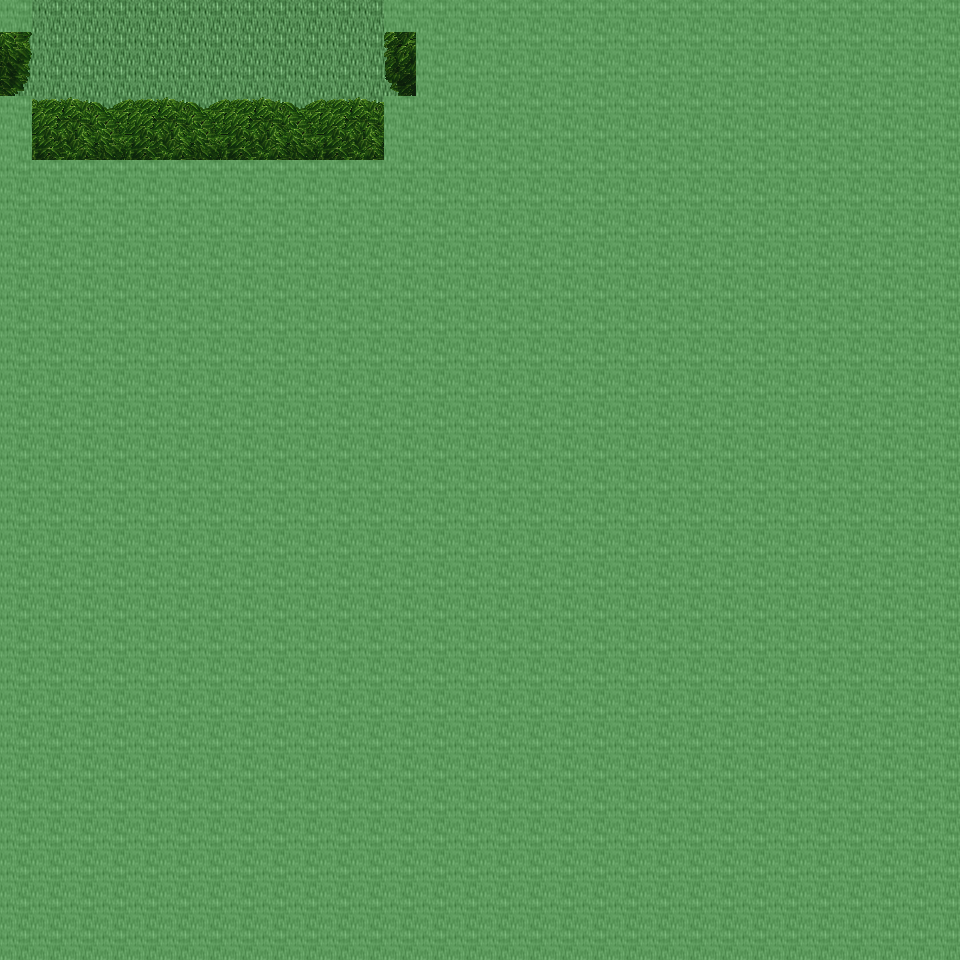

A level layout from a 2D game, rendered from its tile map. Below: a short description, then the map file with tile-grid data replaced by summaries:
An orthogonal 30x30 tile map with 32x32 px tiles, 6 tile layers (Ground, Object, Object2, Above, ...), 23 tilesets and 2 objects (2x mapchange).

<map version="1.0" orientation="orthogonal" renderorder="right-down" width="30" height="30" tilewidth="32" tileheight="32" nextobjectid="3">
  <tileset firstgid="1" name="tileset_ground_ground" tilewidth="32" tileheight="32" tilecount="33" columns="3">
    <image source="../drawable/tileset_ground_ground.png" width="96" height="352" />
  </tileset>
  <tileset firstgid="34" name="tileset_ground_grass_edges" tilewidth="32" tileheight="32" tilecount="36" columns="12">
    <image source="../drawable/tileset_ground_grass_edges.png" width="384" height="96" />
  </tileset>
  <tileset firstgid="70" name="tileset_ground_earth_edges" tilewidth="32" tileheight="32" tilecount="18" columns="6">
    <image source="../drawable/tileset_ground_earth_edges.png" width="192" height="96" />
  </tileset>
  <tileset firstgid="88" name="tileset_ground_grass_corners" tilewidth="32" tileheight="32" tilecount="24" columns="6">
    <image source="../drawable/tileset_ground_grass_corners.png" width="192" height="128" />
  </tileset>
  <tileset firstgid="112" name="tileset_plant_grasses" tilewidth="32" tileheight="32" tilecount="6" columns="3">
    <image source="../drawable/tileset_plant_grasses.png" width="96" height="64" />
  </tileset>
  <tileset firstgid="118" name="tileset_plant_flower_daisy_blue" tilewidth="32" tileheight="32" tilecount="8" columns="2">
    <image source="../drawable/tileset_plant_flower_daisy_blue.png" width="64" height="128" />
  </tileset>
  <tileset firstgid="126" name="tileset_plant_flower_daisy_yellow" tilewidth="32" tileheight="32" tilecount="8" columns="2">
    <image source="../drawable/tileset_plant_flower_daisy_yellow.png" width="64" height="128" />
  </tileset>
  <tileset firstgid="134" name="tileset_plant_bush_bushes" tilewidth="32" tileheight="32" tilecount="10" columns="5">
    <image source="../drawable/tileset_plant_bush_bushes.png" width="160" height="64" />
  </tileset>
  <tileset firstgid="144" name="tileset_plant_flower_daisy_red" tilewidth="32" tileheight="32" tilecount="8" columns="2">
    <image source="../drawable/tileset_plant_flower_daisy_red.png" width="64" height="128" />
  </tileset>
  <tileset firstgid="152" name="tileset_plant_flower_daisy_white" tilewidth="32" tileheight="32" tilecount="8" columns="2">
    <image source="../drawable/tileset_plant_flower_daisy_white.png" width="64" height="128" />
  </tileset>
  <tileset firstgid="160" name="tileset_logic_collision" tilewidth="32" tileheight="32" tilecount="1" columns="1">
    <image source="../drawable/tileset_logic_collision.png" width="32" height="32" />
  </tileset>
  <tileset firstgid="161" name="tileset_plant_stump_stump_brown" tilewidth="32" tileheight="32" tilecount="4" columns="2">
    <image source="../drawable/tileset_plant_stump_stump_brown.png" width="64" height="64" />
  </tileset>
  <tileset firstgid="165" name="tileset_plant_tree_tree_green" tilewidth="32" tileheight="32" tilecount="88" columns="8">
    <image source="../drawable/tileset_plant_tree_tree_green.png" width="256" height="352" />
  </tileset>
  <tileset firstgid="253" name="tileset_object_tent" tilewidth="32" tileheight="32" tilecount="9" columns="3">
    <image source="../drawable/tileset_object_tent.png" width="96" height="96" />
  </tileset>
  <tileset firstgid="262" name="tileset_ground_ladder_vertical_dark" tilewidth="32" tileheight="32" tilecount="3" columns="3">
    <image source="../drawable/tileset_ground_ladder_vertical_dark.png" width="96" height="32" />
  </tileset>
  <tileset firstgid="265" name="tileset_ground_ladder_horizontal_dark" tilewidth="32" tileheight="32" tilecount="3" columns="1">
    <image source="../drawable/tileset_ground_ladder_horizontal_dark.png" width="32" height="96" />
  </tileset>
  <tileset firstgid="268" name="tileset_furniture_light_flames" tilewidth="32" tileheight="32" tilecount="6" columns="6">
    <image source="../drawable/tileset_furniture_light_flames.png" width="192" height="32" />
  </tileset>
  <tileset firstgid="274" name="tileset_furniture_table_tree_stump_table" tilewidth="32" tileheight="32" tilecount="4" columns="2">
    <image source="../drawable/tileset_furniture_table_tree_stump_table.png" width="64" height="64" />
  </tileset>
  <tileset firstgid="278" name="tileset_furniture_chair_stool" tilewidth="32" tileheight="32" tilecount="1" columns="1">
    <image source="../drawable/tileset_furniture_chair_stool.png" width="32" height="32" />
  </tileset>
  <tileset firstgid="279" name="tileset_ground_pothole" tilewidth="32" tileheight="32" tilecount="4" columns="4">
    <image source="../drawable/tileset_ground_pothole.png" width="128" height="32" />
  </tileset>
  <tileset firstgid="283" name="tileset_plant_bush_bush_pinks" tilewidth="32" tileheight="32" tilecount="4" columns="2">
    <image source="../drawable/tileset_plant_bush_bush_pinks.png" width="64" height="64" />
  </tileset>
  <tileset firstgid="287" name="tileset_furniture_light_roots_lamp" tilewidth="32" tileheight="32" tilecount="6" columns="2">
    <image source="../drawable/tileset_furniture_light_roots_lamp.png" width="64" height="96" />
  </tileset>
  <tileset firstgid="293" name="tileset_building_huts" tilewidth="32" tileheight="32" tilecount="338" columns="26">
    <image source="../drawable/tileset_building_huts.png" width="832" height="416" />
  </tileset>
  <layer name="Ground" width="30" height="30">
    <data>[900 cells, 240 non-empty, 1 distinct tile ids]</data>
  </layer>
  <layer name="Object" width="30" height="30">
    <data>[900 cells, 12 non-empty, 6 distinct tile ids]</data>
  </layer>
  <layer name="Object2" width="30" height="30">
    <data>[900 cells, 0 non-empty, 0 distinct tile ids]</data>
  </layer>
  <layer name="Above" width="30" height="30">
    <data>[900 cells, 207 non-empty, 20 distinct tile ids]</data>
  </layer>
  <layer name="Above2" width="30" height="30">
    <data>[900 cells, 0 non-empty, 0 distinct tile ids]</data>
  </layer>
  <layer name="Walkable" width="30" height="30">
    <data>[900 cells, 841 non-empty, 1 distinct tile ids]</data>
  </layer>
  <objectgroup name="MapEvents">
    <object id="1" name="north" type="mapchange" x="32" y="0" width="352" height="32">
      <properties>
        <property name="map" value="0_ados_mountain_n2_w2_x0_y4" />
        <property name="place" value="south" />
      </properties>
    </object>
    <object id="2" name="west" type="mapchange" x="0" y="32" width="32" height="64">
      <properties>
        <property name="map" value="0_fado_forest_s_x0_y4" />
        <property name="place" value="east" />
      </properties>
    </object>
  </objectgroup>
</map>
